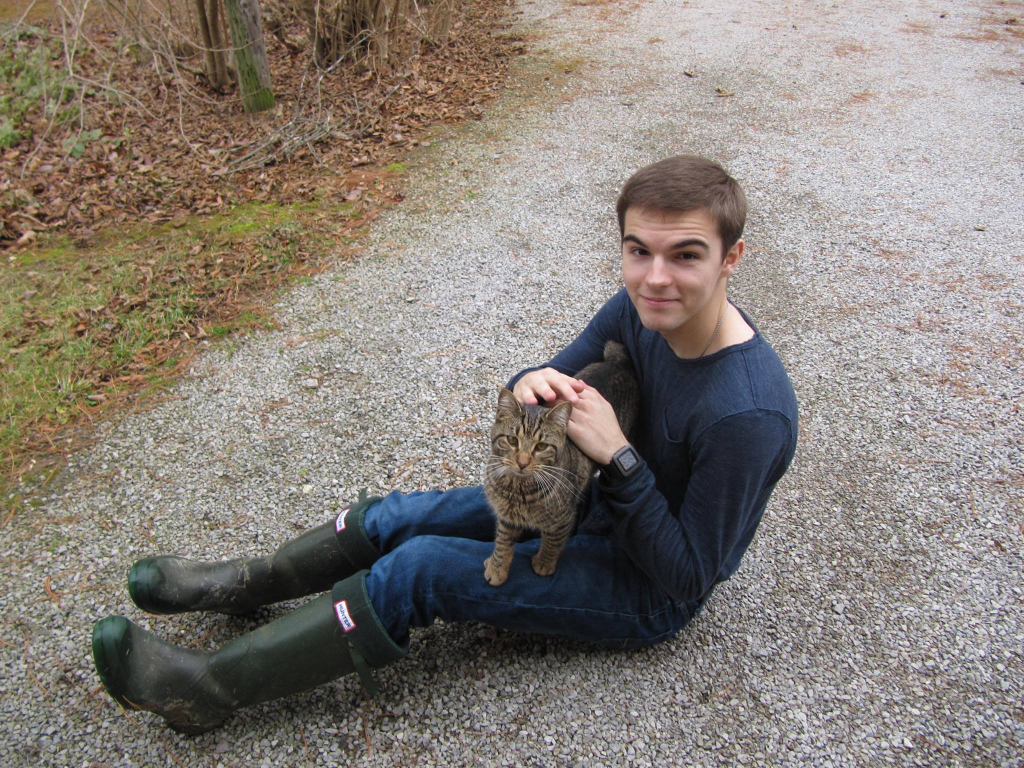
#> input picture catplusbrian.jpg, 2048 x 1536 px (shown at 1/2 size)
$ python region-boundary-rags.py
#> lines starting #> are read from the running program, lines starting #| are printed output that depends on the picture
from skimage import data, segmentation, filters, color
from skimage.future import graph
from matplotlib import pyplot as plt
import cv2


def weight_boundary(graph, src, dst, n):
    """
    Handle merging of nodes of a region boundary region adjacency graph.

    This function computes the `"weight"` and the count `"count"`
    attributes of the edge between `n` and the node formed after
    merging `src` and `dst`.


    Parameters
    ----------
    graph : RAG
        The graph under consideration.
    src, dst : int
        The vertices in `graph` to be merged.
    n : int
        A neighbor of `src` or `dst` or both.

    Returns
    -------
    data : dict
        A dictionary with the "weight" and "count" attributes to be
        assigned for the merged node.

    """
    default = {'weight': 0.0, 'count': 0}

    count_src = graph[src].get(n, default)['count']
    count_dst = graph[dst].get(n, default)['count']

    weight_src = graph[src].get(n, default)['weight']
    weight_dst = graph[dst].get(n, default)['weight']

    count = count_src + count_dst
    return {
        'count': count,
        'weight': (count_src * weight_src + count_dst * weight_dst)/count
    }


def merge_boundary(graph, src, dst):
    """Call back called before merging 2 nodes.

    In this case we don't need to do any computation here.
    """
    pass

img = cv2.imread("catplusbrian.jpg")
#> img is the input picture: shape (1536, 2048, 3); mean B, G, R 120, 126.9, 134.7
edges = filters.sobel(color.rgb2gray(img))
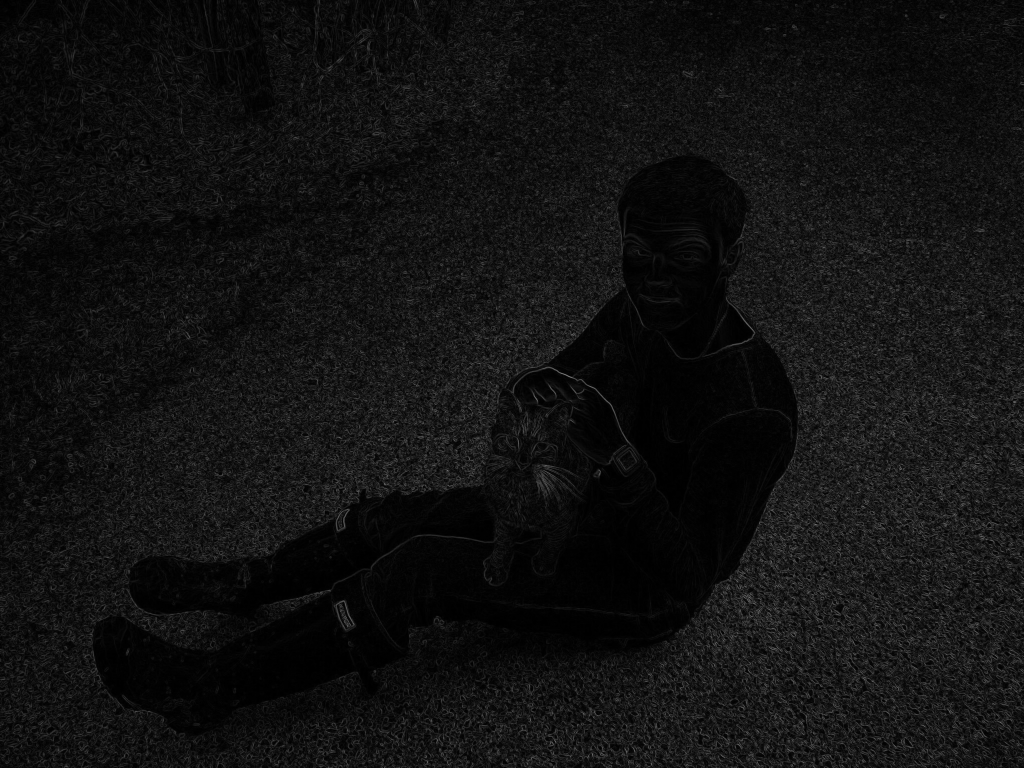
#> edges: shape (1536, 2048) float64 (shown at 1/2 size); min 0, max 0.551, mean 0.0686
labels = segmentation.slic(img, compactness=30, n_segments=400)
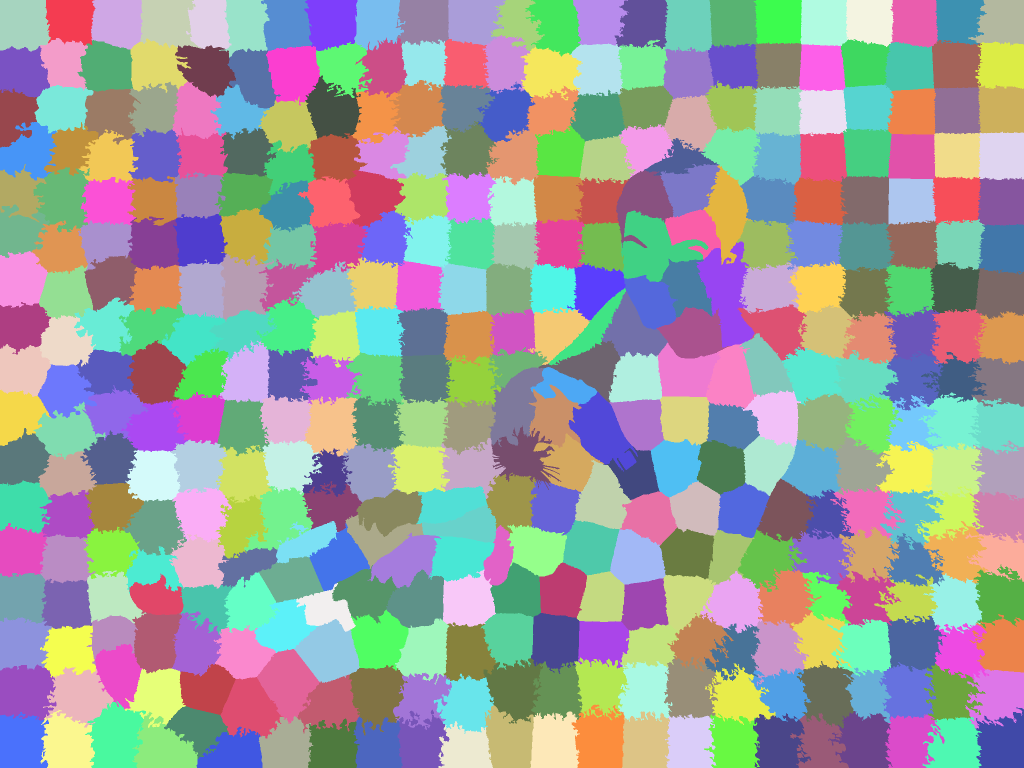
#> labels: shape (1536, 2048) int64 (shown at 1/2 size); 388 distinct labels, from 1 to 388; one colour per label, 0 black
g = graph.rag_boundary(labels, edges)

graph.show_rag(labels, g, img)
plt.title('Initial RAG')

labels2 = graph.merge_hierarchical(labels, g, thresh=0.08, rag_copy=False,
                                   in_place_merge=True,
                                   merge_func=merge_boundary,
                                   weight_func=weight_boundary)
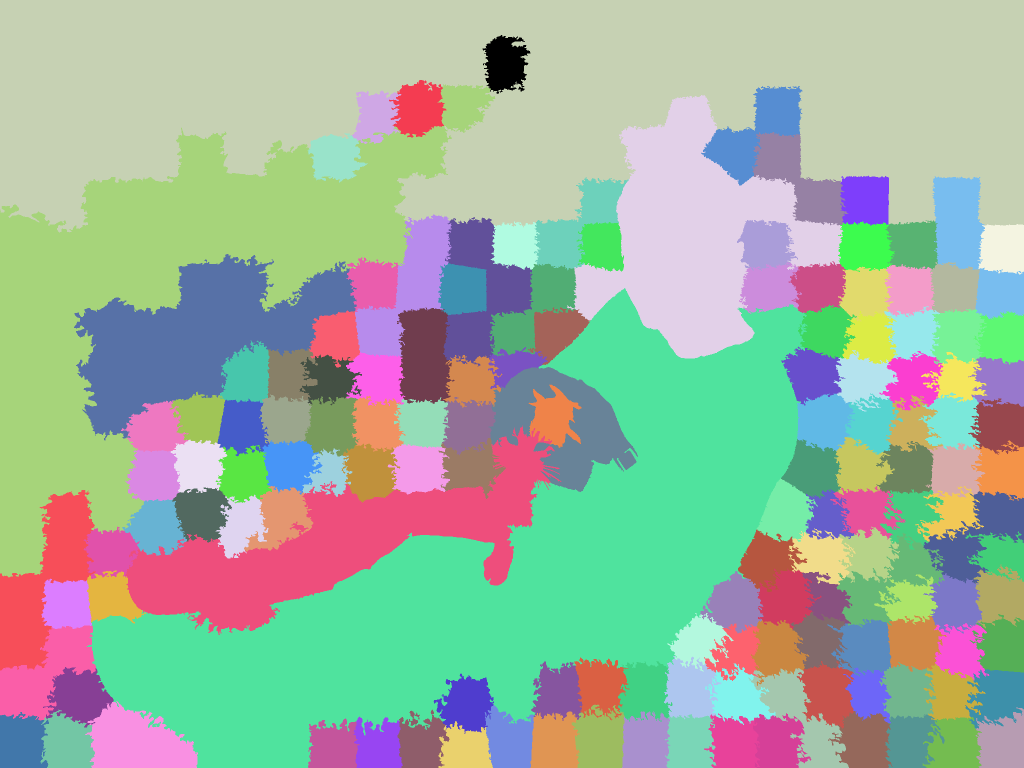
#> labels2: shape (1536, 2048) int64 (shown at 1/2 size); 143 distinct labels, from 0 to 142; one colour per label, 0 black

graph.show_rag(labels, g, img)
plt.title('RAG after hierarchical merging')

plt.figure()
out = color.label2rgb(labels2, img, kind='avg')
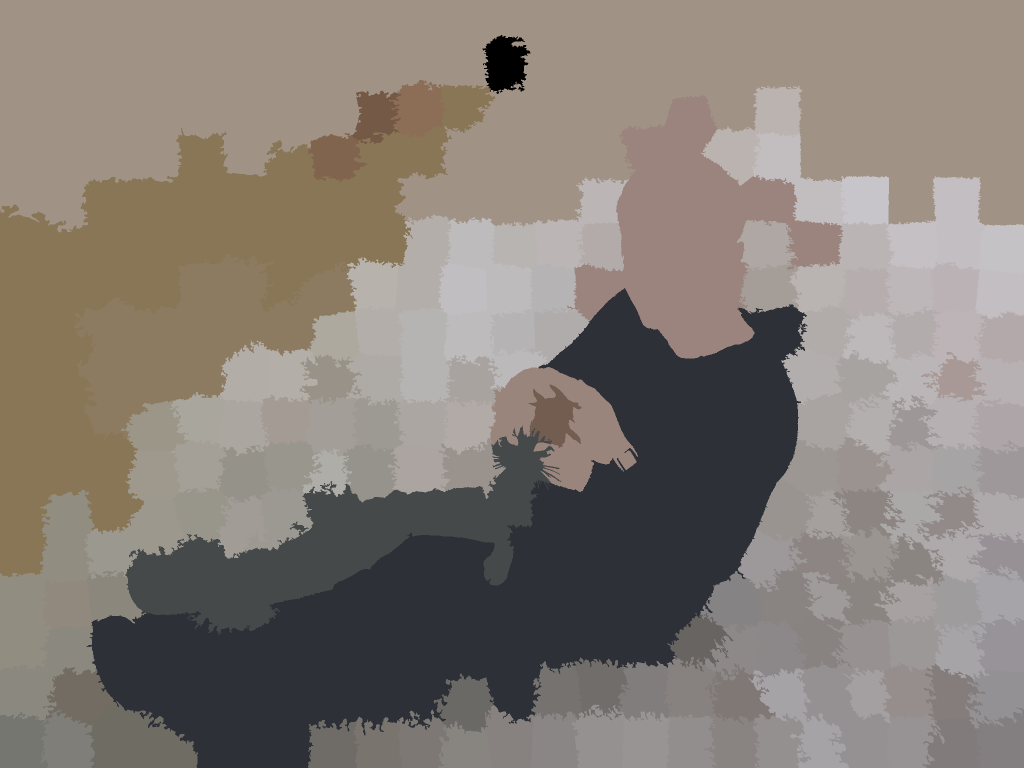
#> out: shape (1536, 2048, 3) (shown at 1/2 size); mean B, G, R 119.2, 126.1, 134
plt.imshow(out)
plt.title('Final segmentation')

plt.show()
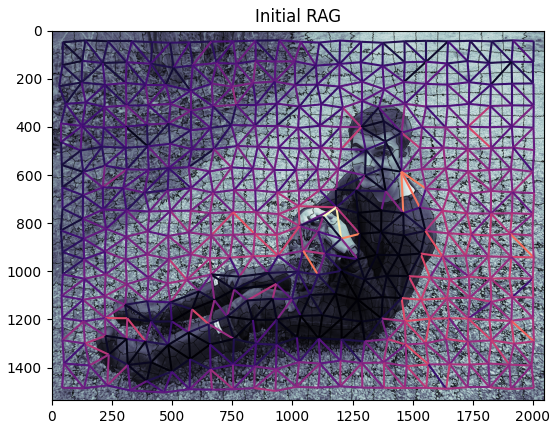
#> figure drawn by matplotlib, 1 panel
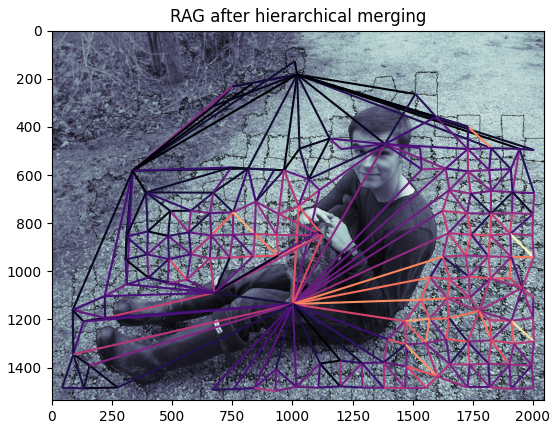
#> figure drawn by matplotlib, 1 panel

$ run again, with 14877-diminish_reality_teaser.jpg copied over catplusbrian.jpg
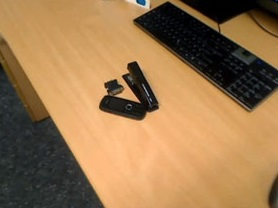
#> input picture 14877-diminish_reality_teaser.jpg, 278 x 208 px
#> img is the input picture: shape (208, 278, 3); mean B, G, R 79.4, 119.8, 155.3
#> labels: shape (208, 278) int64; 383 distinct labels, from 1 to 383
#> `labels2 = graph.merge_hierarchical(labels, g, thresh=0.08, rag_copy=Fa..`:
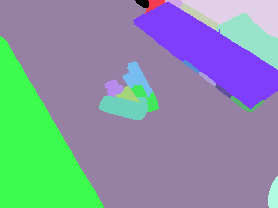
#> labels2: shape (208, 278) int64; 19 distinct labels, from 0 to 18; one colour per label, 0 black
#> `plt.show()`:
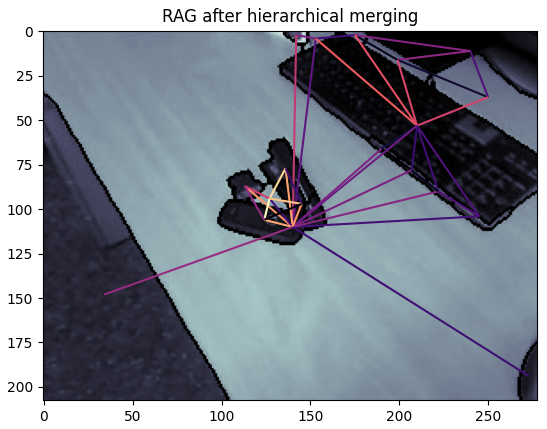
#> figure drawn by matplotlib, 1 panel

$ run again, with 17218395_1257908150924327_5573327684632994355_o.jpg copied over catplusbrian.jpg
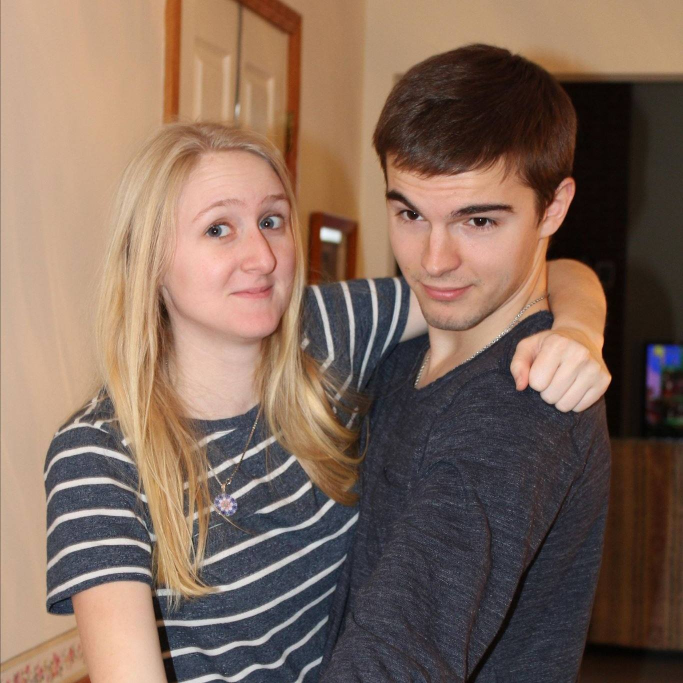
#> input picture 17218395_1257908150924327_5573327684632994355_o.jpg, 1366 x 1366 px (shown at 1/2 size)
#> img is the input picture: shape (1366, 1366, 3); mean B, G, R 90.6, 104.8, 129.1
#> labels: shape (1366, 1366) int64; 384 distinct labels, from 1 to 384
#> `labels2 = graph.merge_hierarchical(labels, g, thresh=0.08, rag_copy=Fa..`:
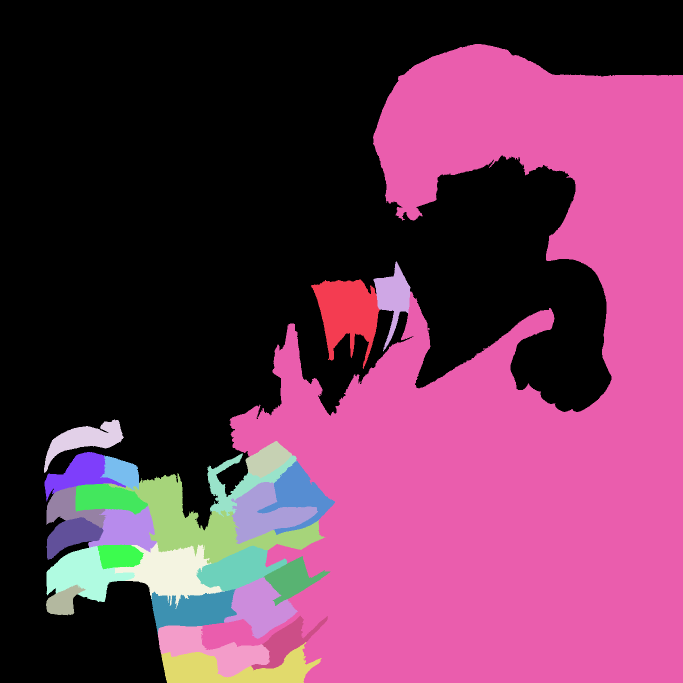
#> labels2: shape (1366, 1366) int64 (shown at 1/2 size); 27 distinct labels, from 0 to 26; one colour per label, 0 black
#> `plt.show()`:
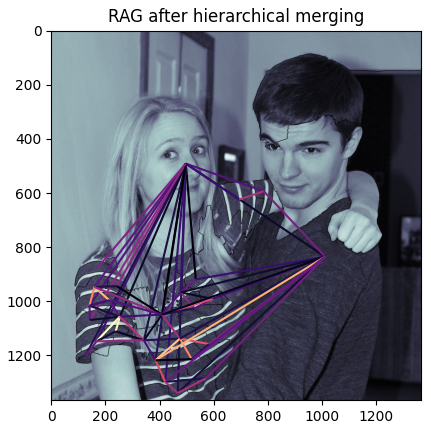
#> figure drawn by matplotlib, 1 panel

$ run again, with 17390513_1263761130339029_2237063790182988024_o.jpg copied over catplusbrian.jpg
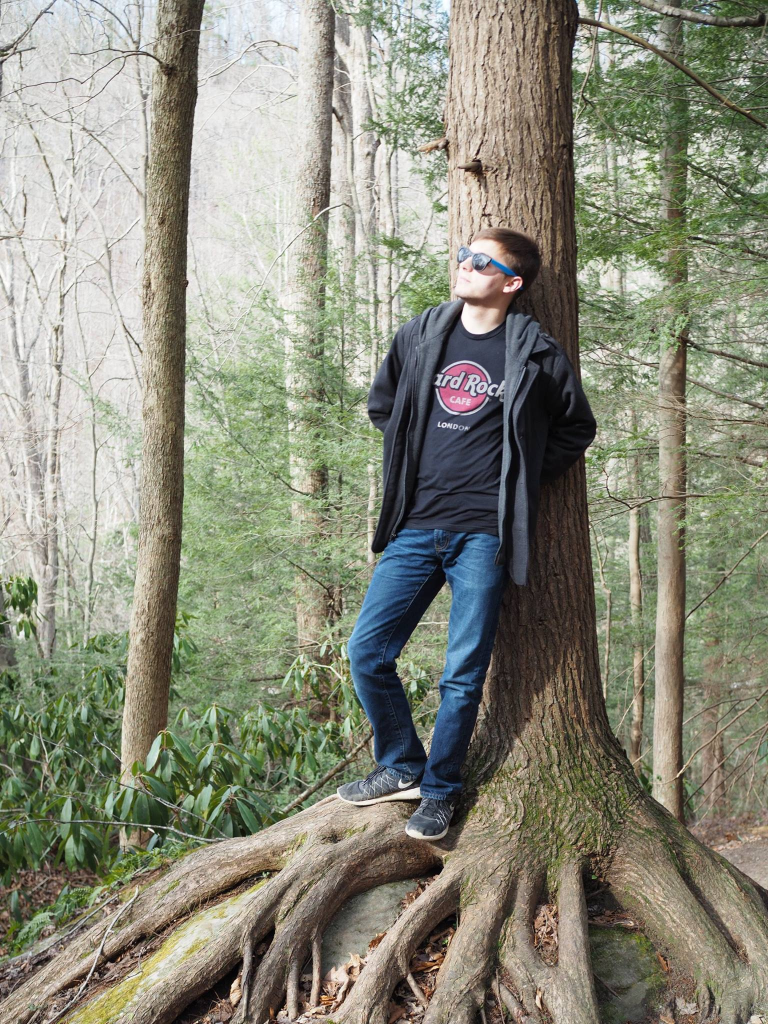
#> input picture 17390513_1263761130339029_2237063790182988024_o.jpg, 1536 x 2048 px (shown at 1/2 size)
#> img is the input picture: shape (2048, 1536, 3); mean B, G, R 122.8, 138.8, 137.7
#> labels: shape (2048, 1536) int64; 374 distinct labels, from 1 to 374
#> `labels2 = graph.merge_hierarchical(labels, g, thresh=0.08, rag_copy=Fa..`:
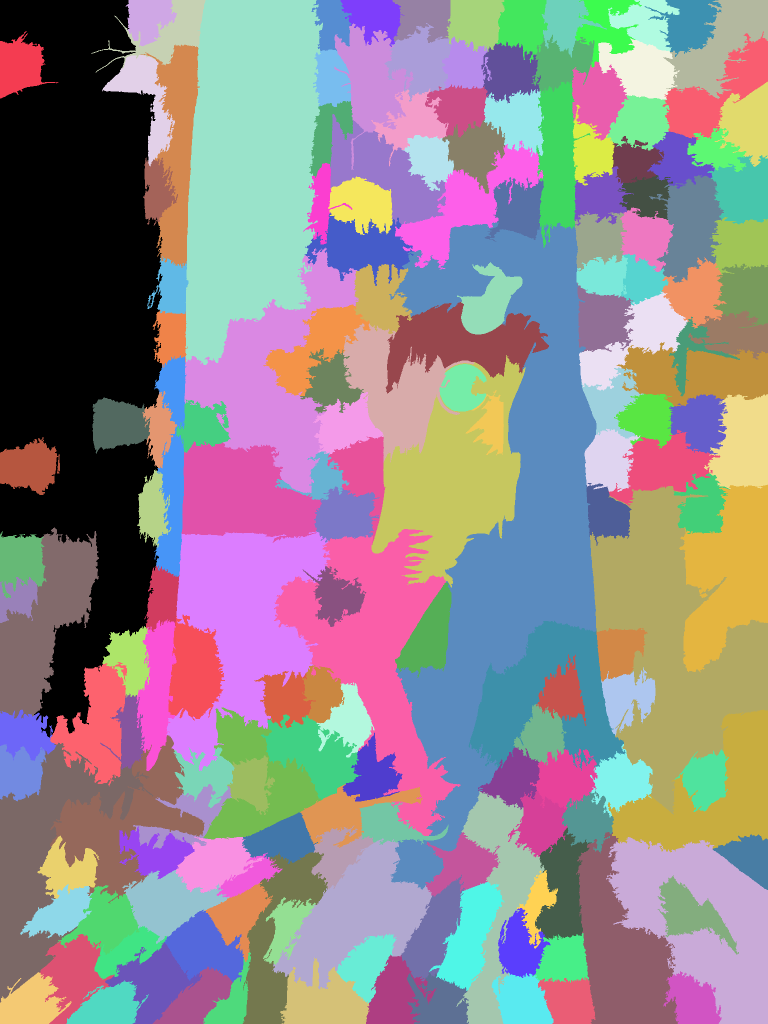
#> labels2: shape (2048, 1536) int64 (shown at 1/2 size); 176 distinct labels, from 0 to 175; one colour per label, 0 black
#> `plt.show()`:
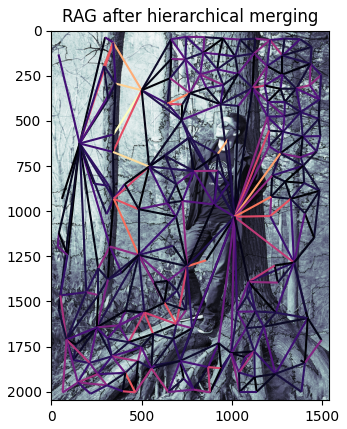
#> figure drawn by matplotlib, 1 panel
